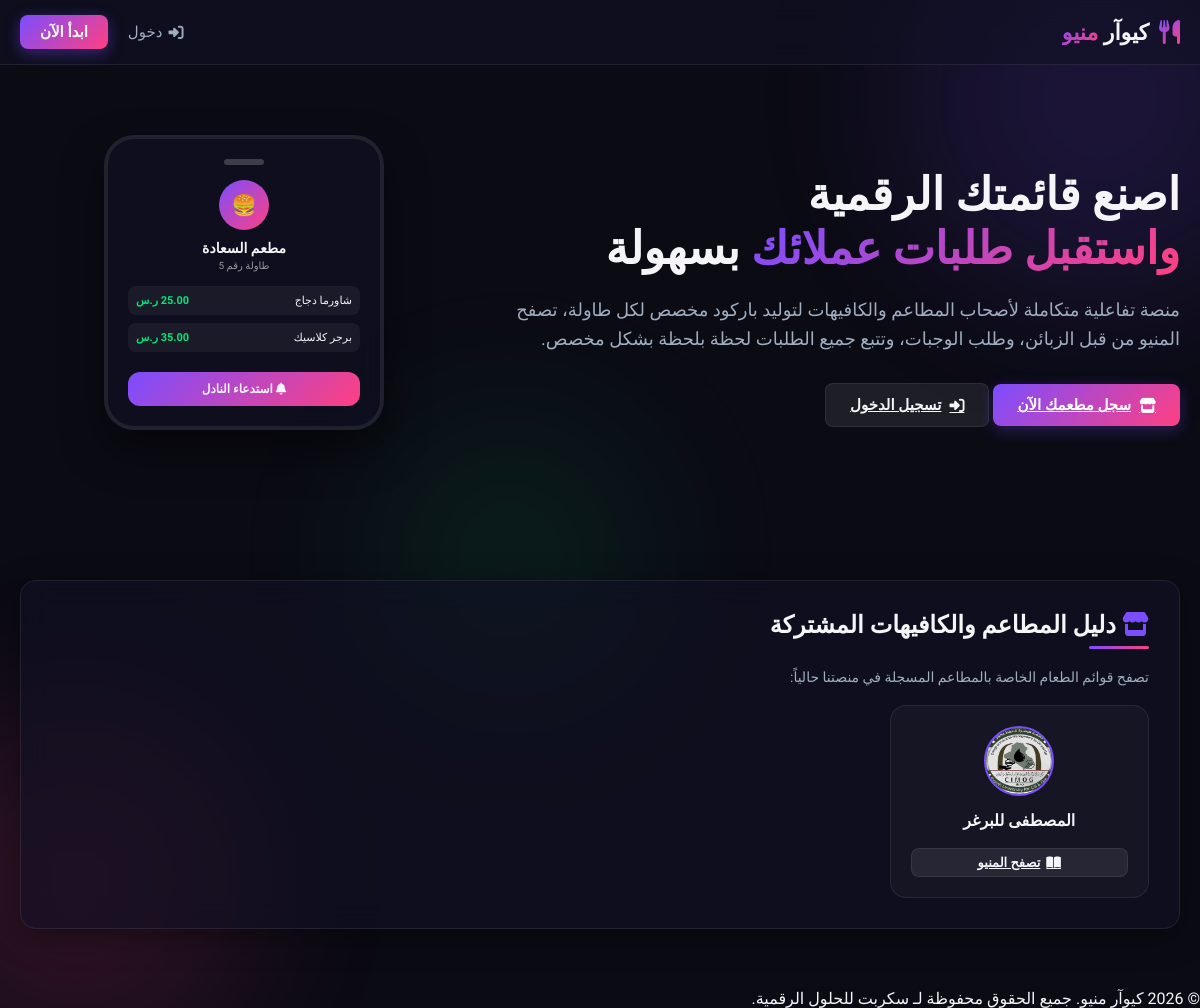
The page / on the database its author committed.
### tables this page shows
CREATE TABLE restaurants (
        id INTEGER PRIMARY KEY AUTOINCREMENT,
        user_id INTEGER NOT NULL,
        name TEXT NOT NULL,
        slug TEXT UNIQUE NOT NULL,
        logo TEXT,
        status TEXT NOT NULL DEFAULT 'active', theme_name TEXT NOT NULL DEFAULT 'classic_light', theme_primary_color TEXT DEFAULT '#059669', theme_bg_color TEXT DEFAULT '#f8fafc', theme_surface_color TEXT DEFAULT '#ffffff', theme_text_color TEXT DEFAULT '#1e293b', -- 'active', 'pending', 'inactive'
        FOREIGN KEY (user_id) REFERENCES users(id) ON DELETE CASCADE
    );

### app.py (the view)
@app.route('/')
def index():
    if session.get('user_id'):
        if session.get('role') == 'admin':
            return redirect(url_for('admin_dashboard'))
        return redirect(url_for('restaurant_dashboard'))
    conn = db.get_db()
    cursor = conn.cursor()
    cursor.execute("SELECT * FROM restaurants WHERE status = 'active'")
    active_restaurants = cursor.fetchall()
    conn.close()
    return render_template('index.html', restaurants=active_restaurants)

### database.py (called while the page is built)
def get_db():
    conn = sqlite3.connect(DB_PATH)
    conn.row_factory = sqlite3.Row
    conn.execute("PRAGMA foreign_keys = ON")
    return conn

### templates/index.html (shortened to what this page needs)
{% extends 'base.html' %}
{% block content %}
<section class="hero-section">
    <div class="hero-content">
        <h1>اصنع قائمتك الرقمية <br><span class="logo-highlight">واستقبل طلبات عملائك</span> بسهولة</h1>
        <p>منصة تفاعلية متكاملة لأصحاب المطاعم والكافيهات لتوليد باركود مخصص لكل طاولة، تصفح المنيو من قبل الزبائن، وطلب الوجبات، وتتبع جميع الطلبات لحظة بلحظة بشكل مخصص.</p>
        <div class="hero-buttons">
            <a href="#register" class="btn btn-primary"><i class="fa-solid fa-store"></i> سجل مطعمك الآن</a>
            <a href="#login" class="btn btn-secondary"><i class="fa-solid fa-right-to-bracket"></i> تسجيل الدخول</a>
        </div>
    </div>
    <div class="hero-image-container">
        <div class="glass-card" style="width: 280px; padding: 20px; border-radius: 30px; border-width: 4px; box-shadow: 0 20px 40px rgba(0,0,0,0.5);">
            <div style="width: 40px; height: 6px; background: rgba(255,255,255,0.2); margin: 0 auto 15px auto; border-radius: 3px;"></div>
            <div style="text-align: center; margin-bottom: 15px;">
                <div style="width: 50px; height: 50px; border-radius: 50%; background: var(--accent-gradient); margin: 0 auto 10px auto; display: flex; align-items: center; justify-content: center; font-size: 20px;">🍔</div>
                <h4 style="font-size: 14px; margin: 0;">مطعم السعادة</h4>
                <span style="font-size: 10px; opacity: 0.6; display: block; margin-top: 4px;">طاولة رقم 5</span>
            </div>
            <div style="background: rgba(255,255,255,0.05); padding: 8px; border-radius: 8px; display: flex; justify-content: space-between; font-size: 11px; margin-bottom: 8px;">
                <span>شاورما دجاج</span>
                <span style="color: var(--success-color); font-weight: bold;">25.00 ر.س</span>
            </div>
            <div style="background: rgba(255,255,255,0.05); padding: 8px; border-radius: 8px; display: flex; justify-content: space-between; font-size: 11px; margin-bottom: 8px;">
                <span>برجر كلاسيك</span>
                <span style="color: var(--success-color); font-weight: bold;">35.00 ر.س</span>
            </div>
            <div style="margin-top: 20px; background: var(--accent-gradient); padding: 10px; border-radius: 12px; text-align: center; font-size: 12px; font-weight: bold;">
                <i class="fa-solid fa-bell"></i> استدعاء النادل
            </div>
        </div>
    </div>
</section>
<div class="glass-card" style="margin-top: 40px;">
    <h2 class="section-title"><i class="fa-solid fa-store" style="color: var(--accent-color);"></i> دليل المطاعم والكافيهات المشتركة</h2>
    <p style="color: var(--text-secondary); margin-bottom: 20px; font-size: 14px;">تصفح قوائم الطعام الخاصة بالمطاعم المسجلة في منصتنا حالياً:</p>
    <div style="display: grid; grid-template-columns: repeat(auto-fill, minmax(220px, 1fr)); gap: 20px; margin-top: 20px;">
        {% for r in restaurants %}
        <div class="table-card" style="padding: 20px; text-align: center; border-radius: var(--border-radius-md); background: rgba(255,255,255,0.03); border: 1px solid var(--glass-border); transition: var(--transition);">
            <div style="width: 70px; height: 70px; border-radius: 50%; overflow: hidden; margin: 0 auto 15px auto; background: var(--bg-secondary); display: flex; align-items: center; justify-content: center; border: 2px solid var(--accent-color);">
                {% if r.logo %}
                    <img src="{{ url_for('static', filename='uploads/' + r.logo) }}" alt="{{ r.name }}" style="width: 100%; height: 100%; object-fit: cover;">
                {% else %}
                    <span style="font-size: 28px;">🍽️</span>
                {% endif %}
            </div>
            <h4 style="font-family: var(--font-heading); font-size: 16px; margin-bottom: 8px;">{{ r.name }}</h4>
            <a href="/r/{{ r.slug }}" target="_blank" class="btn btn-secondary" style="padding: 6px 16px; font-size: 13px; width: 100%; margin-top: 10px; display: inline-flex; justify-content: center; gap: 6px;">
                <i class="fa-solid fa-book-open"></i> تصفح المنيو
            </a>
        </div>
        {% else %}
        <div style="grid-column: 1/-1; text-align: center; color: var(--text-secondary); padding: 30px;">
            لا توجد مطاعم نشطة مسجلة في المنصة حالياً. كن أول من يسجل!
        </div>
        {% endfor %}
    </div>
</div>
{% endblock %}

### static/css/style.css (style rules this page uses)
:root { --bg-primary: #0b0b14; --bg-secondary: #121225; --accent-color: #7c4dff; --accent-gradient: linear-gradient(135deg, #7c4dff 0%, #ff4081 100%); --success-color: #00e676; --warning-color: #ff9100; --danger-color: #ff1744; --text-primary: #f5f5f7; --text-secondary: #a0aec0; --glass-bg: rgba(18, 18, 37, 0.6); --glass-border: rgba(255, 255, 255, 0.08); --card-shadow: 0 8px 32px 0 rgba(0, 0, 0, 0.37); --border-radius-sm: 8px; --border-radius-md: 16px; --border-radius-lg: 24px; --font-main: 'Tajawal', sans-serif; --font-heading: 'Cairo', sans-serif; --transition: all 0.3s cubic-bezier(0.25, 0.8, 0.25, 1); }
html { scroll-behavior: smooth; }
* { margin: 0; padding: 0; box-sizing: border-box; }
body { background-color: var(--bg-primary); color: var(--text-primary); font-family: var(--font-main); min-height: 100vh; display: flex; flex-direction: column; overflow-x: hidden; position: relative; }
.logo-highlight { background: var(--accent-gradient); -webkit-background-clip: text; -webkit-text-fill-color: transparent; }
.glass-card { background: var(--glass-bg); backdrop-filter: blur(15px); -webkit-backdrop-filter: blur(15px); border: 1px solid var(--glass-border); border-radius: var(--border-radius-md); padding: 30px; box-shadow: var(--card-shadow); margin-bottom: 30px; }
.section-title { font-family: var(--font-heading); font-weight: 700; font-size: 24px; margin-bottom: 20px; position: relative; padding-bottom: 10px; }
.section-title::after { content: ''; position: absolute; bottom: 0; right: 0; width: 60px; height: 3px; background: var(--accent-gradient); border-radius: 3px; }
.btn { display: inline-flex; align-items: center; justify-content: center; gap: 8px; padding: 12px 24px; border-radius: var(--border-radius-sm); font-family: var(--font-main); font-weight: 600; font-size: 15px; cursor: pointer; border: none; transition: var(--transition); }
.btn-primary { background: var(--accent-gradient); color: white; box-shadow: 0 4px 15px rgba(124, 77, 255, 0.3); }
.btn-secondary { background: rgba(255, 255, 255, 0.08); color: var(--text-primary); border: 1px solid var(--glass-border); }
.hero-section { display: grid; grid-template-columns: 1.2fr 0.8fr; gap: 40px; align-items: center; padding: 40px 0 80px 0; }
.hero-content h1 { font-family: var(--font-heading); font-size: 45px; font-weight: 900; line-height: 1.2; margin-bottom: 20px; }
.hero-content p { color: var(--text-secondary); font-size: 18px; line-height: 1.6; margin-bottom: 30px; }
.hero-image-container { display: flex; justify-content: center; align-items: center; }
.table-card { background: rgba(255, 255, 255, 0.03); border: 1px solid var(--glass-border); border-radius: var(--border-radius-md); padding: 20px; text-align: center; position: relative; transition: var(--transition); overflow: hidden; }

### rows shown on the page
restaurants: logo (picture), name "المصطفى للبرغر"
